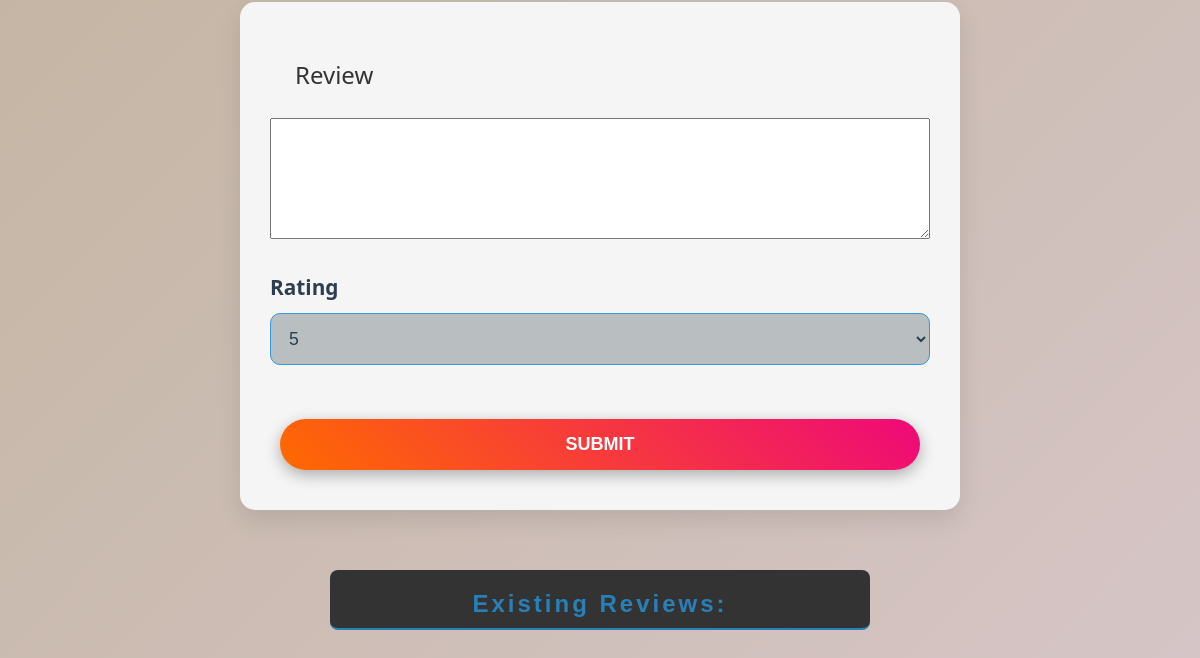
Before: /Review (lower part) with the older database file.
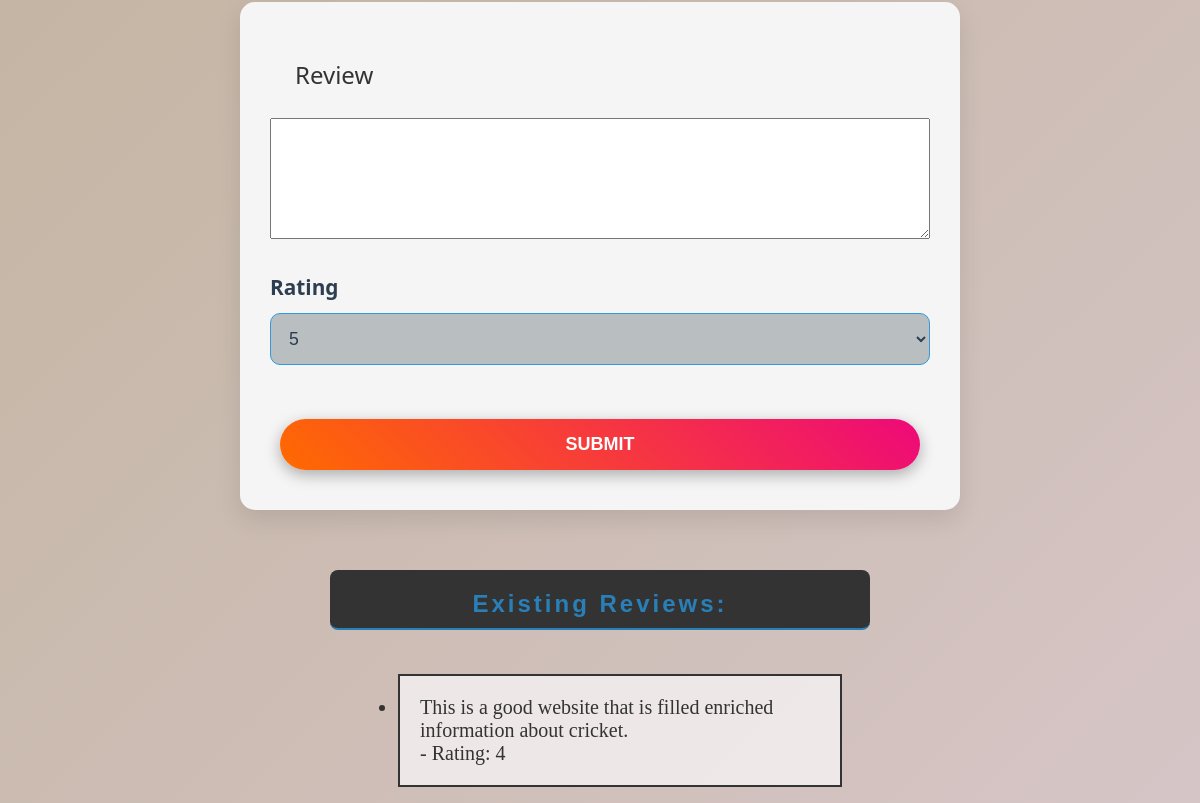
After: the same page with the newer database file.
### tables this page shows
CREATE TABLE Review (
    id INTEGER PRIMARY KEY AUTOINCREMENT,
    comments TEXT NOT NULL,
    rating INTEGER NOT NULL,
    Is_Deleted INTEGER DEFAULT 0
);

### routes.py (the view)
@app.route('/Review')
def Review():
    conn = get_db_connections()  # Establish DB connection
    cur = conn.cursor()
    cur.execute("SELECT * FROM Review WHERE Is_Deleted = 0")
    Crickets = cur.fetchall()
    conn.close()
    return render_template("Review.html", Crickets=Crickets)  # Render template of Review Page

### routes.py (called while the page is built)
def get_db_connections():
    conn = sqlite3.connect(DATABASE)  # Connect to the SQLite database
    conn.row_factory = sqlite3.Row  # Configure the connection to return rows as dictionaries
    return conn  # Return the database connection

### templates/Review.html (shortened to what this page needs)
{% extends "layout.html" %}
{% block content %}
<link rel="stylesheet" href="/static/style.css">
</head>
<body class="home-style">
    <main>
        <form class="Review-Form" action="/addreview" method="post">
            <label class="login-p" for="Review">Review</label>
            <textarea class="Review-label" id="Review" name="Review" rows="5" cols="60" required></textarea><br>
            <label class="Review-label" for="rating">Rating</label>
            <select class="Review-select" id="rating" name="rating" required>
                <option value="5">5</option>
            </select><br><br>
           <button class="Ranking-button">Submit</button>
        </form>
        <div class="Instructions-INFO">
            <h2 class="h2">Existing Reviews:</h2>
            <ul>
                {% for review in Crickets %} <br>
                    <li class="cric">{{ review[1] }} <br> - Rating: {{ review[2] }}</li>
                {% endfor %}
            </ul>
        </div>
    </main>
{% endblock %}

### templates/layout.html (shortened to what this page needs)
<!DOCTYPE html>
<html lang="en">
<head>
</head>
<body>
    {% block content %}
    {% endblock %}
</body>
</html>

### static/style.css (style rules this page uses)
.home-style { margin: 0; padding: 0; font-family: Arial, Helvetica, sans-serif; background: linear-gradient(135deg,#b9ac8f 0%, #d6c5c6 100%); color: #333; display: flex; flex-direction: column; min-height: 100vh; overflow-x:hidden ; }
h2 { margin: 20px; font-size: 24px; }
.h2 { text-align: center; padding: 20px; background-color: #333; color:whitesmoke; width: 500px; font-size: 28px; margin-top: 20px; margin-bottom: 20px; letter-spacing: 3px; border-radius: 8px; box-shadow: 0 4px 8 px rgb(red, green, blue); }
.Instructions-INFO { display: flex; justify-content: center; align-items: center; flex-direction: column; margin-top: 50px; }
.cric { font-size: 20px; font-family: Cinzel; justify-content: space-around; flex-wrap: wrap; max-width: 400px; padding: 20px; background-color: rgba(241, 237, 237, 0.9); border: 2px solid #333; }
.h2 { font-size: 1.5em; color: #2980b9; border-bottom: 2px solid #2980b9; padding-bottom: 10px; margin-bottom: 10px; margin-top: 20px; }
form { position: relative; display: flex; flex-direction: column; top: 20px; widows: 100%; }
h2, h3, h4 { margin-bottom: 10px; color: #333; }
.Ranking-button { padding: 15px 40px; border: none; border-radius: 50px; background: linear-gradient(45deg, #ff6a00, #ee0979); color: white; font-size: 18px; font-weight: bold; cursor: pointer; margin: 10px; transition: transform 0.2s, opacity 0.3s; box-shadow: 0 5px 15px rgba(0, 0, 0, 0.3); text-transform: uppercase; }
.Review-Form { background:whitesmoke; color: #333; padding: 30px; border-radius: 15px; width: 55%; margin: 60px auto; box-shadow: 0px 10px 25px rgba(0, 0, 0, 0.1); font-family: 'Segoe UI', Tahoma, Geneva, Verdana, sans-serif; }
.Review-label { font-size: 1.3rem; display: block; margin-bottom: 12px; font-weight: 600; color: #2c3e50; }
.Review-select { width: 100%; padding: 14px; font-size: 1.1rem; border-radius: 10px; border: 1px solid #3498db; background-color: #b9bfc1; color: #2c3e50; transition: border 0.3s, background-color 0.3s; }
.login-p { font-size: 24px; margin: 25px; color: "Helvetica Neue", Arial, sans-serif; line-height: 1.5em; font-weight: 300; }

Changed rows visible on the page:
added Review: comments "This is a good website that is filled enriched information about cricket.", rating "4"
